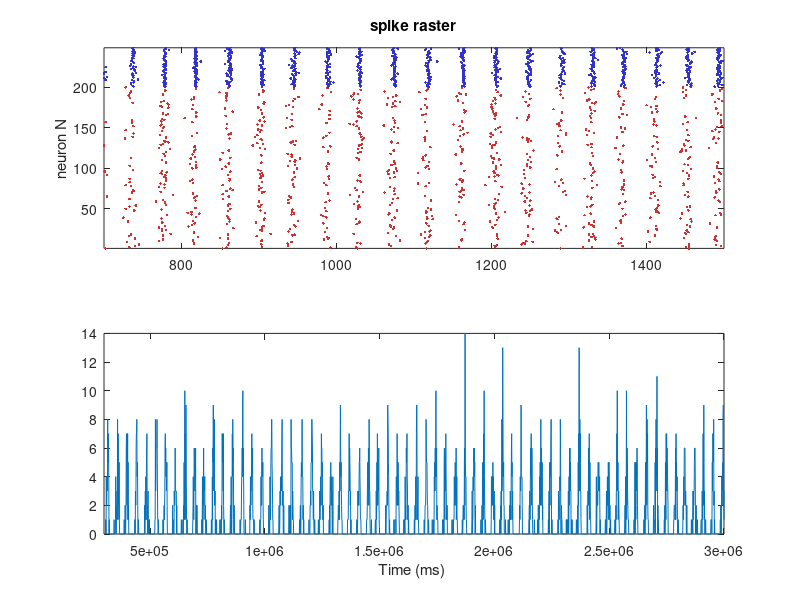

Write MATLAB code to recreate this figure.
clear all; close all

%%%%%%%%%%%%%%%%%%%%%%%%%%%%%%%%%%%%%%%%%%
%%%%%%%%%%%%%%%%%%%%%%%%%%%%%%%%%%%%%%%%%%%%
% Change the input strength and see how the spike raster chanhe and
% the frequency of the network oscillation (see TFR main power band)
% you can try input_net1 =  4/6/10/15/20
input_net1 = 5; % excitatory input to network 1

%%%%%%%%%%%%%%%%%%%%%%%%%%%%%%%%%%%%%%%%%%%%%%
%%%%%%%%%%%%%%%%%%%%%%%%%%%%%%%%%%%%%%%%%%%%
%%%%%%%%%%%%%%%%%%%%%%%%%%%%%%%%%%%%%%

% number of excitatory and inhibitory neurons
Ne=200;     Ni=50;
%%%%%%%%%%%%%%%%%%%%%%%%%%%%%%%%%%%%%%%%%%%%%%%%%%%%
a=[0.02*ones(Ne,1);        0.1*ones(Ni,1)]; % a =tiemscale of recover varibale u
b=[0.2*ones(Ne,1);         0.2*ones(Ni,1)]; % b= sensitivity of  u to subthreshold oscillations
c=[-65*ones(Ne,1);        -65*ones(Ni,1)]; % c= membrane voltage after spike (reset)
d=[8*ones(Ne,1);           2*ones(Ni,1)]; % d= spike reset of recover varibale u
v=-65*ones(Ne+Ni,1);    % Initial values of v = voltage
u=b.*v;                 % Initial values of u= membrane recovery variable
firings=[];             % spike timings
simulation_time=3000 ;
dt=1;
Ntot=(Ne+Ni);
%%%%%%%%%%%%%% input strength  gaussian input%%%%%%%%%%%%
% to excitatory neurons  %%%%
mean_E= [ input_net1*ones(Ne,1) ];
var_E= 2;
% to inhibitory neurons
mean_I= [ 4*ones(Ni,1) ];
var_I= 1.5;

%%%%%%%%%%%%%%%%%%%%
gampa=zeros(Ne,1);
gaba=zeros(Ni,1);
decay_ampa =1;decay_gaba =7;
rise_ampa =0.15;rise_gaba =0.2;

%% Constructing conenctivity matrix %%%%%%%
EE = 0.05 ;% ecitatory to excitatory
EI = 0.4;% ecitatory to inhibitory
IE = 0.3 ;% inhbitory to excitatory
II = 0.2; % inhibitory to inhibitory


S=zeros(Ntot);
%%%%%%%%%%%%%%%%%%%%%%%%%%%%%%%%%%%%%%%%%
%%% WITHIN NETWORK CONNECTIVITY %%%%%%%%%
%%%%%%%%%%%%%%%%%%%%%%%%%%%%%%%%%%%%%%%%%
E1_ind=1:Ne;
I1_ind=Ne+1:Ntot;
%%%  E - E  %%%%%%%%%
S(E1_ind,E1_ind) =   EE*rand(Ne);
%%%  E - I   %%%%%%%%%
S(I1_ind,E1_ind) =  EI*rand(Ni,Ne);
%%%  I - E  %%%%%%%%%
S(  E1_ind ,I1_ind) =     -IE*rand(Ne,Ni);
%%%  I - I %%%%%%%%%
S( I1_ind,I1_ind ) =  -II*rand(Ni);
%%%%%%%%%%%%%%%%%%%%%%%%%%%%%%%%%%%%%%%%%
tic
%%%%%%%%%%%%%%%%%%%%%%%%%%%%%%%%%%%%%%%%%%
for t=1:dt:simulation_time          % simulation
    I=[var_E*randn(Ne,1)+mean_E;var_I*randn(Ni,1)+mean_I]; % thalamic input
    fired=find(v>=30);    % indices of spikes
    firings=[firings; t+0*fired,fired];
    v(fired)=c(fired);
    u(fired)=u(fired)+d(fired);
    gampa=gampa + dt* (0.3*(((1+tanh((v(1:Ne)/10)  +2 ))/2).*(1-gampa)/rise_ampa - gampa/decay_ampa));
    gaba=gaba + dt* (0.3*(((1+tanh((v(Ne+1:end)/10)  +2 ))/2).*(1-gaba)/rise_gaba - gaba/decay_gaba));
    
    I=I+S*[gampa ;gaba]; % integrate input from other neurons
    
    
    v=v+0.5*(0.04*v.^2+5*v+140-u+I); % step 0.5 ms
    v=v+0.5*(0.04*v.^2+5*v+140-u+I); % for numerical
    u=u+a.*(b.*v-u);                 % stability
    
end
toc

%%% spike probability for given time bin
excpop1=find(firings(:,2) >0 & firings(:,2) <= Ne);
inhpop1=find(firings(:,2) >Ne & firings(:,2) <= Ntot);
% population signal
[t1,t2] = hist(firings(excpop1,1),0:1:t);
signal1=t1(300:end);

figure('Color','w','Position' ,[ 200 200  950 450],'name',[' network input: '  num2str(input_net1)]),
subplot(2,1,1,'Fontsize',17) %
firing1=firings(find(firings(:,2) <=Ne),:);
firing2=firings(find(firings(:,2) > Ne &  firings(:,2) < Ntot  ),:);
plot(firing1(:,1),firing1(:,2),'.','Color', [ 0.8 0.2 0.2]);
hold on, plot(firing2(:,1),firing2(:,2),'.','Color', [ 0.2 0.2 0.8]);
axis tight
title('spike raster');xlim([ 700 1500]), ylabel('neuron N')

subplot(2,1,2,'Fontsize',17) %
t=(1:simulation_time)./0.001; t=t(299:end);
plot(t,signal1);
xlabel('Time (ms) ');axis tight
%%%%%%%%%% make a TFR using what you have learned %%%%%%%%%%%%
%%






































































%%
% If you get stuck!
% 
% Wt=-1:0.001:1;
% 
% half_wave=floor((length(Wt)-1)/2); %% half the size of the wavelet
% nConv = length(Wt)+length(signal1)-1; %% the size of the data + zero padding
% FFT_data=fft(signal1,nConv); 
% 
% freq_of_interest=[20:1:60];
% TFR=NaN(length(freq_of_interest),length(t));
% 
% SD=[.05]; %% set the width of the Gaussian
% for freq=freq_of_interest
%     G=exp(-(Wt).^2./(2*SD^2));
%     complexSine = exp(1i*2*pi*freq*Wt );
%     complex_wavelet=complexSine.*G;
%     FFT_wavelet=fft(complex_wavelet,nConv); FFT_wavelet=FFT_wavelet./max(FFT_wavelet);
%     
%     tmp = ifft(FFT_wavelet.*FFT_data,nConv);
%     TFR(find(freq_of_interest==freq),:)  = tmp((half_wave)+1:end-half_wave); %%% trim the edges, these are the bits we included by zero padding
% end
% 
% imagesc(t,freq_of_interest,abs(TFR)); axis tight; axis xy
% [mx,mx_i]=max(nanmean(abs(TFR),2));
% text(max(t),freq_of_interest(mx_i),[' \leftarrow ' num2str(freq_of_interest(mx_i)) 'Hz'],'fontsize',12,'fontweight','bold')
% title('TFR');xlabel('Time (ms) ');ylabel('Frequency (Hz')
